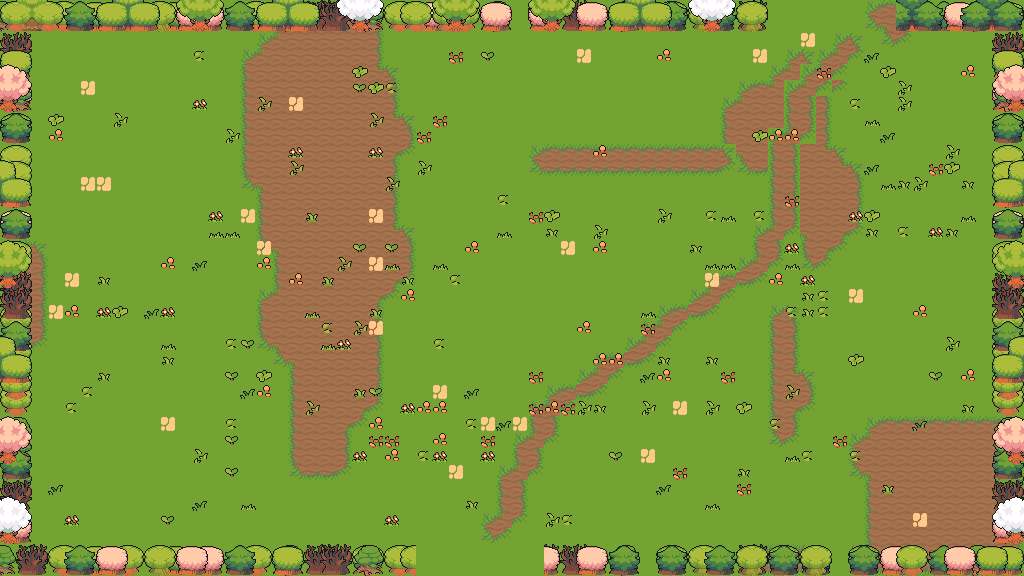

This is a level from a 2D game, rendered from its Tiled map with the project's own tilesets. A one-line summary and the map file follow, with tile-layer data summarised:
An orthogonal 64x36 tile map with 16x16 px tiles, 7 tile layers (floor, ground, path, decor, ...), 6 tilesets and 42 objects (28x prop, 7x obstacle, 4x spawn, 2x door, playerStart).

<map version="1.10" tiledversion="1.11.0" orientation="orthogonal" renderorder="right-down" width="64" height="36" tilewidth="16" tileheight="16" infinite="0" nextlayerid="9" nextobjectid="43">
 <properties>
    <property name="chapter" type="int" value="1" />
    <property name="room" type="int" value="10" />
    <property name="isBossRoom" type="bool" value="false" />
 </properties>
 <tileset firstgid="1" source="field.tsx" />
 <tileset firstgid="76" source="nature.tsx" />
 <tileset firstgid="580" source="relief.tsx" />
 <tileset firstgid="820" source="element.tsx" />
 <tileset firstgid="1060" source="floordetail.tsx" />
 <tileset firstgid="1140" source="tilefloor.tsx" />
 <layer id="1" name="floor" width="64" height="36">
  <data>[2304 cells, 2304 non-empty, 1 distinct tile ids]</data>
 </layer>
 <layer id="2" name="ground" width="64" height="36">
  <data>[2304 cells, 490 non-empty, 13 distinct tile ids]</data>
 </layer>
 <layer id="3" name="path" width="64" height="36">
  <data>[2304 cells, 112 non-empty, 9 distinct tile ids]</data>
 </layer>
 <layer id="4" name="decor" width="64" height="36">
  <data>[2304 cells, 212 non-empty, 11 distinct tile ids]</data>
 </layer>
 <layer id="5" name="border-back" width="64" height="36">
  <data>[2304 cells, 300 non-empty, 28 distinct tile ids]</data>
 </layer>
 <layer id="6" name="border-mid" width="64" height="36">
  <data>[2304 cells, 276 non-empty, 28 distinct tile ids]</data>
 </layer>
 <layer id="7" name="border-front" width="64" height="36">
  <data>[2304 cells, 148 non-empty, 55 distinct tile ids]</data>
 </layer>
 <objectgroup id="8" name="objects">
  <object id="1" name="playerStart" x="480" y="352"><point /></object>
  <object id="2" name="spawn" x="560" y="264">
   <properties>
    <property name="role" value="chaser" />
    <property name="wave" type="int" value="1" />
    <property name="elite" type="bool" value="false" />
   </properties>
  <point /></object>
  <object id="3" name="spawn" x="448" y="208">
   <properties>
    <property name="role" value="chaser" />
    <property name="wave" type="int" value="1" />
    <property name="elite" type="bool" value="false" />
   </properties>
  <point /></object>
  <object id="4" name="spawn" x="408" y="504">
   <properties>
    <property name="role" value="caster" />
    <property name="wave" type="int" value="1" />
    <property name="elite" type="bool" value="false" />
   </properties>
  <point /></object>
  <object id="5" name="spawn" x="552" y="472">
   <properties>
    <property name="role" value="sniper" />
    <property name="wave" type="int" value="1" />
    <property name="elite" type="bool" value="false" />
   </properties>
  <point /></object>
  <object id="6" name="door" x="480" y="568"><point /></object>
  <object id="7" name="door" x="840" y="8"><point /></object>
  <object id="8" name="obstacle" x="0" y="544" width="416" height="32">
   <properties>
    <property name="kind" value="edge" />
   </properties>
  </object>
  <object id="9" name="obstacle" x="544" y="544" width="480" height="32">
   <properties>
    <property name="kind" value="edge" />
   </properties>
  </object>
  <object id="10" name="obstacle" x="0" y="0" width="768" height="32">
   <properties>
    <property name="kind" value="edge" />
   </properties>
  </object>
  <object id="11" name="obstacle" x="896" y="0" width="128" height="32">
   <properties>
    <property name="kind" value="edge" />
   </properties>
  </object>
  <object id="12" name="obstacle" x="0" y="32" width="32" height="512">
   <properties>
    <property name="kind" value="edge" />
   </properties>
  </object>
  <object id="13" name="obstacle" x="992" y="32" width="32" height="512">
   <properties>
    <property name="kind" value="edge" />
   </properties>
  </object>
  <object id="14" name="obstacle" x="320" y="144" width="32" height="32">
   <properties>
    <property name="kind" value="pit" />
   </properties>
  </object>
  <object id="15" name="prop" x="528" y="80" width="48" height="40">
   <properties>
    <property name="key" value="hut" />
   </properties>
  </object>
  <object id="16" name="prop" x="592" y="80" width="64" height="48">
   <properties>
    <property name="key" value="house-orange" />
   </properties>
  </object>
  <object id="17" name="prop" x="672" y="80" width="64" height="48">
   <properties>
    <property name="key" value="house-green" />
   </properties>
  </object>
  <object id="18" name="prop" x="528" y="176" width="48" height="16">
   <properties>
    <property name="key" value="fence" />
   </properties>
  </object>
  <object id="19" name="prop" x="576" y="176" width="48" height="16">
   <properties>
    <property name="key" value="fence" />
   </properties>
  </object>
  <object id="20" name="prop" x="624" y="176" width="48" height="16">
   <properties>
    <property name="key" value="fence" />
   </properties>
  </object>
  <object id="21" name="prop" x="672" y="176" width="48" height="16">
   <properties>
    <property name="key" value="fence" />
   </properties>
  </object>
  <object id="22" name="prop" x="528" y="64" width="16" height="16">
   <properties>
    <property name="key" value="rock-small" />
   </properties>
  </object>
  <object id="23" name="prop" x="608" y="64" width="16" height="16">
   <properties>
    <property name="key" value="stump" />
   </properties>
  </object>
  <object id="24" name="prop" x="464" y="128" width="32" height="16">
   <properties>
    <property name="key" value="logs" />
   </properties>
  </object>
  <object id="25" name="prop" x="688" y="64" width="16" height="16">
   <properties>
    <property name="key" value="crate" />
   </properties>
  </object>
  <object id="26" name="prop" x="94" y="434" width="48" height="48">
   <properties>
    <property name="key" value="tent" />
   </properties>
  </object>
  <object id="27" name="prop" x="166" y="154" width="32" height="32">
   <properties>
    <property name="key" value="tree-small" />
   </properties>
  </object>
  <object id="28" name="prop" x="247" y="40" width="32" height="32">
   <properties>
    <property name="key" value="tree-round" />
   </properties>
  </object>
  <object id="29" name="prop" x="320" y="96" width="16" height="16">
   <properties>
    <property name="key" value="flower-sun" />
   </properties>
  </object>
  <object id="30" name="prop" x="224" y="48" width="16" height="16">
   <properties>
    <property name="key" value="bush-dark" />
   </properties>
  </object>
  <object id="31" name="prop" x="320" y="64" width="16" height="16">
   <properties>
    <property name="key" value="flower-sun" />
   </properties>
  </object>
  <object id="32" name="prop" x="128" y="48" width="16" height="16">
   <properties>
    <property name="key" value="bush-light" />
   </properties>
  </object>
  <object id="33" name="prop" x="351" y="488" width="16" height="16">
   <properties>
    <property name="key" value="stump" />
   </properties>
  </object>
  <object id="34" name="prop" x="272" y="496" width="16" height="16">
   <properties>
    <property name="key" value="bush-light" />
   </properties>
  </object>
  <object id="35" name="prop" x="336" y="416" width="16" height="16">
   <properties>
    <property name="key" value="flower-red" />
   </properties>
  </object>
  <object id="36" name="prop" x="128" y="432" width="16" height="16">
   <properties>
    <property name="key" value="bush-dark" />
   </properties>
  </object>
  <object id="37" name="prop" x="336" y="496" width="16" height="16">
   <properties>
    <property name="key" value="flower-red" />
   </properties>
  </object>
  <object id="38" name="prop" x="944" y="456" width="16" height="16">
   <properties>
    <property name="key" value="crate" />
   </properties>
  </object>
  </objectgroup>
</map>
<!-- 4 of 42 objects omitted -->
